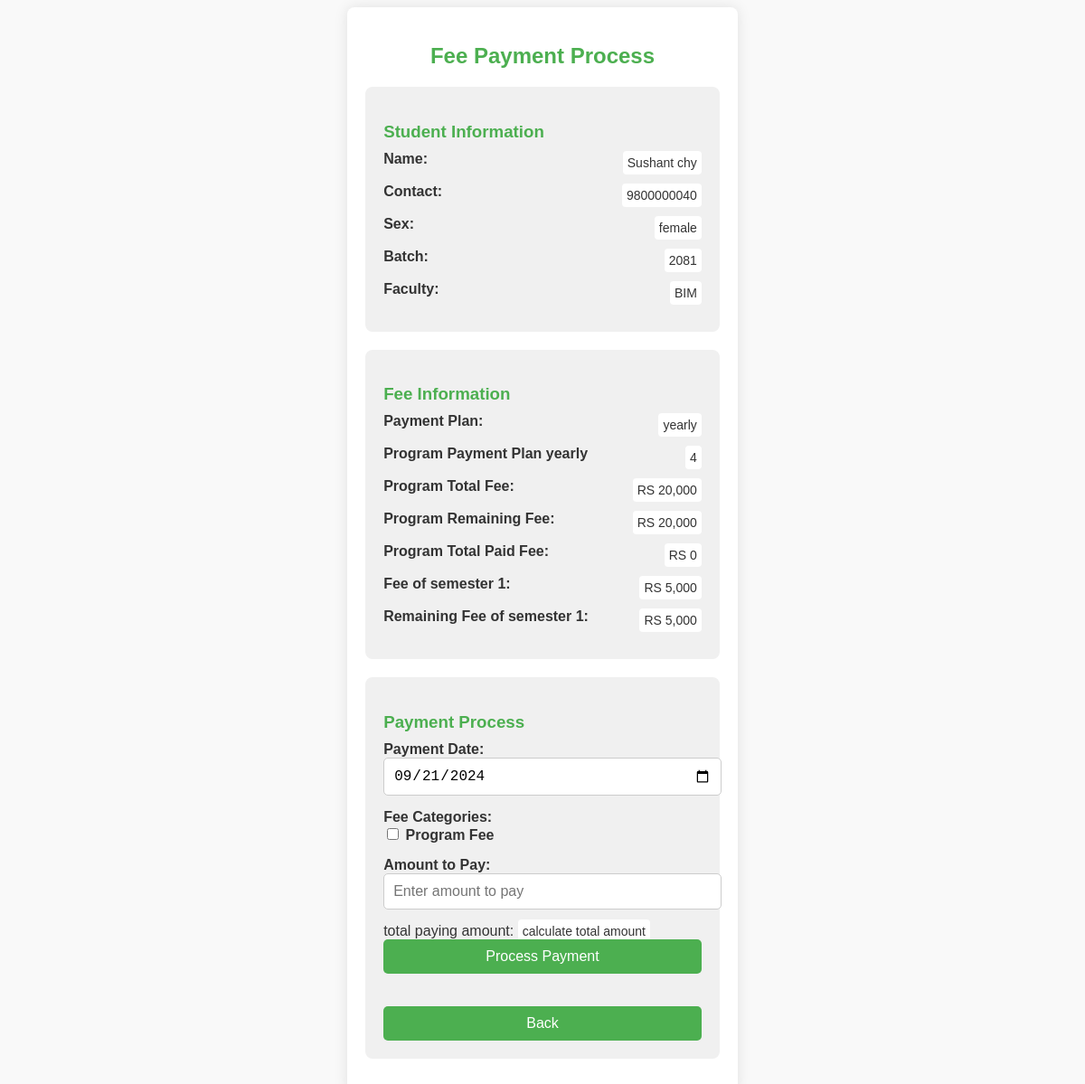
The page /actions/paymentprocess.php?pay=22 on the database its author committed.
### tables this page shows
CREATE TABLE `student` (
  `sid` int(11) NOT NULL,
  `senroll` varchar(255) NOT NULL,
  `sname` varchar(255) NOT NULL,
  `scontact` varchar(20) NOT NULL,
  `ssex` varchar(10) NOT NULL,
  `pid` int(11) DEFAULT NULL,
  `sbatchyear` int(11) NOT NULL,
  `spassword` varchar(255) NOT NULL,
  `sfee` decimal(10,2) DEFAULT NULL,
  `sfeeplan` varchar(50) NOT NULL,
  `sstatus` varchar(20) DEFAULT 'active'
);

CREATE TABLE `program` (
  `pid` int(11) NOT NULL,
  `pname` varchar(255) NOT NULL,
  `pbased` varchar(50) NOT NULL,
  `pfullname` varchar(255) DEFAULT NULL,
  `pyear` int(11) DEFAULT NULL
);

### actions/paymentprocess.php (the view, shortened to what this page needs)
<?php
include '../db/connection.php';
if (isset($_GET['pay'])) {
    $id = mysqli_real_escape_string($conn, $_GET['pay']);
    $query = "SELECT student.*, morefee.*, program.*, fee_transaction.*
    FROM student
    LEFT JOIN morefee ON student.sid = morefee.sid
    LEFT JOIN program ON student.pid = program.pid
    LEFT JOIN fee_transaction ON morefee.mid = fee_transaction.mid
    WHERE student.sid = '$id'";
    $result = mysqli_query($conn, $query);
    $student = mysqli_fetch_assoc($result);
    if ($student) {
        if ($student['sfeeplan'] === 'yearly') {
            $programpayplan = $student['pyear'] * 1;
        } else if ($student['sfeeplan'] === 'semester') {
            $programpayplan = $student['pyear'] * 2;
        } else {
            $programpayplan = 0;
        }
        $studenttotalprogramfee = $student['sfee'];
        $sumof_programfee = "SELECT SUM(amount) as total_paid FROM fee_transaction
          WHERE sid = '$id' AND feecategory = 'ProgramFee'";
        $result_sumof_programfee = mysqli_query($conn, $sumof_programfee);
        $fetch_sumof_programfee = mysqli_fetch_assoc($result_sumof_programfee);
        $totalPaid_programfee = $fetch_sumof_programfee['total_paid'] ?? 0;
        $student_remaining_programfee = $student['sfee'] - $totalPaid_programfee;
        $feePerTerm = $studenttotalprogramfee / $programpayplan;
        $paidTerms = floor($totalPaid_programfee / $feePerTerm);
        $currentTerm = $paidTerms + 1;
        $paidForCurrentTerm = $totalPaid_programfee - ($paidTerms * $feePerTerm);
        $remainingForCurrentTerm = $feePerTerm - $paidForCurrentTerm;
    }
}
?>
<!DOCTYPE html>
<html lang="en">
<head>
    <link rel="stylesheet" href="../index.css">
</head>
<body class="paymentprocess_body">
    <div class="paymentprocess_parentdiv">
        <h2>Fee Payment Process</h2>
        <section class="paymentprocess_studentinfo">
            <h3>Student Information</h3>
            <div class="paymentprocess_infogroup">
                <label>Name:</label>
                <span><?php echo htmlspecialchars($student['sname']) ?></span>
            </div>
            <div class="paymentprocess_infogroup">
                <label>Contact:</label>
                <span><?php echo htmlspecialchars($student['scontact']) ?></span>
            </div>
            <div class="paymentprocess_infogroup">
                <label>Sex:</label>
                <span><?php echo htmlspecialchars($student['ssex']) ?></span>
            </div>
            <div class="paymentprocess_infogroup">
                <label>Batch:</label>
                <span><?php echo htmlspecialchars($student['sbatchyear']) ?></span>
            </div>
            <div class="paymentprocess_infogroup">
                <label>Faculty:</label>
                <span><?php echo htmlspecialchars($student['pname']) ?></span>
            </div>
        </section>
        <section class="paymentprocess_feeinfo">
            <h3>Fee Information</h3>
            <div class="paymentprocess_infogroup">
                <label>Payment Plan:</label>
                <span><?php echo htmlspecialchars($student['sfeeplan']) ?></span>
            </div>
            <div class="paymentprocess_infogroup">
                <label>Program Payment Plan <?php echo htmlspecialchars($student['sfeeplan']) ?></label>
                <span><?php echo htmlspecialchars($programpayplan) ?></span>
            </div>
            <div class="paymentprocess_infogroup">
                <label>Program Total Fee:</label>
                <span>RS <?php echo htmlspecialchars(number_format($studenttotalprogramfee)); ?></span>
            </div>
            <div class="paymentprocess_infogroup">
                <label>Program Remaining Fee:</label>
                <span>RS <?php echo htmlspecialchars(number_format($student_remaining_programfee)); ?></span>
            </div>
            <div class="paymentprocess_infogroup">
                <label>Program Total Paid Fee:</label>
                <span>RS <?php echo htmlspecialchars(number_format($totalPaid_programfee)); ?></span>
            </div>
            <div class="paymentprocess_infogroup">
                <label>Fee of <?php echo $student['pbased'] ?> <?php echo $currentTerm ?>:</label>
                <span>RS <?php echo htmlspecialchars(number_format($feePerTerm)); ?></span>
            </div>
            <div class="paymentprocess_infogroup">
                <label> Remaining Fee of <?php echo $student['pbased'] ?> <?php echo $currentTerm ?>:</label>
                <span>RS <?php echo htmlspecialchars(number_format($remainingForCurrentTerm)); ?></span>
            </div>
        </section>
        <section class="paymentprocess_pay">
            <h3>Payment Process</h3>
            <form method="POST" action="#">
                <div class="paymentprocess_inputgroup">
                    <label for="payment_date">Payment Date:</label>
                    <input type="date" class="paymentprocess_inputdate" id="payment_date" name="payment_date" value="<?php echo date('Y-m-d'); ?>">
                </div>
                <div class="paymentprocess_inputgroup">
                    <label>Fee Categories:</label><br>
                    <label>
                        <input type="checkbox" name="fee_categories[]" value="ProgramFee">
                        Program Fee
                </div>
                <div class="paymentprocess_inputgroup">
                    <label for="amount">Amount to Pay:</label>
                    <input type="number" id="amount" class="paymentprocess_inputamount" name="amount" placeholder="Enter amount to pay" required>
                </div>
                <div>
                    total paying amount: <span id="total_paying_amount">calculate total amount</span>
                </div>
                <button type="submit" class="paymentprocess_inputpaybtn">Process Payment</button><br><br><br>
                <button type="button" class="paymentprocess_inputpaybtn" onclick="confirmBack()">Back</button>
            </form>
        </section>
    </div>
</body>
</html>

### index.css (style rules this page uses)
.paymentprocess_body { font-family: 'Arial', sans-serif; background-color: #f9f9f9; color: #333; display: flex; justify-content: center; align-items: center; height: auto; overflow: visible; }
.paymentprocess_parentdiv { max-width: 500px; background-color: #fff; padding: 20px; border-radius: 8px; box-shadow: 0 0 15px rgba(0, 0, 0, 0.1); }
.paymentprocess_parentdiv h2 { text-align: center; margin-bottom: 20px; color: #4CAF50; }
.paymentprocess_parentdiv h3 { color: #4CAF50; margin-bottom: 10px; }
.paymentprocess_parentdiv section { margin-bottom: 20px; padding: 20px; background-color: #f0f0f0; border-radius: 8px; }
.paymentprocess_infogroup { display: flex; justify-content: space-between; margin-bottom: 10px; }
.paymentprocess_parentdiv label { font-weight: bold; }
.paymentprocess_parentdiv span { color: #333; background-color: #fff; padding: 5px; border-radius: 4px; font-size: 14px; }
.paymentprocess_inputgroup { margin-bottom: 15px; }
.paymentprocess_inputdate, .paymentprocess_inputamount, .paymentprocess_inputpaybtn { width: 100%; padding: 10px; border: 1px solid #ccc; border-radius: 5px; font-size: 16px; transition: border-color 0.3s; }
.paymentprocess_inputpaybtn { background-color: #4CAF50; color: #fff; font-size: 16px; border: none; border-radius: 5px; cursor: pointer; transition: background-color 0.3s; }

### rows shown on the page
student: sname "Sushant chy", scontact "9800000040", ssex "female", sbatchyear "2081", sfeeplan "yearly", sfee "20,000", sfee.pyear "5,000"
program: pname "BIM", pyear "4", pbased "semester"

### other values the page prints
$student_remaining_programfee "20,000"
$totalPaid_programfee "0"
$currentTerm "1"
$remainingForCurrentTerm "5,000"
